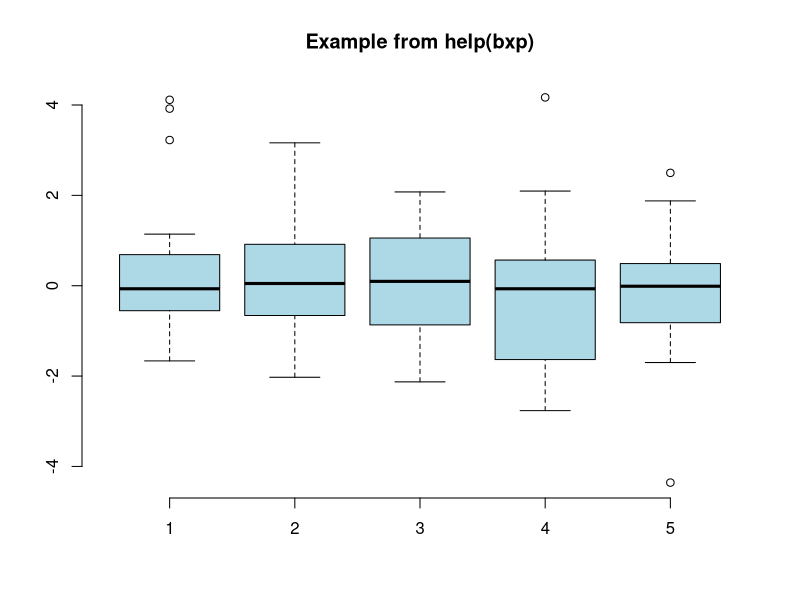

R code for this plot:
## ---- chunk 1
knitr::opts_chunk$set(cache=TRUE)
## ---- chunk 2
library(stats)
set.seed(753)
bx.p <- boxplot(split(rt(100, 4),
                      gl(5, 20)), plot=FALSE)
bxp(bx.p, notch = FALSE, boxfill = "lightblue",
    frame = FALSE, outl = TRUE,
    main = "Example from help(bxp)")
## ---- chunk 3
knitr::kable(mtcars[1:5, 1:8],
             caption="(Parts of) the mtcars dataset")
